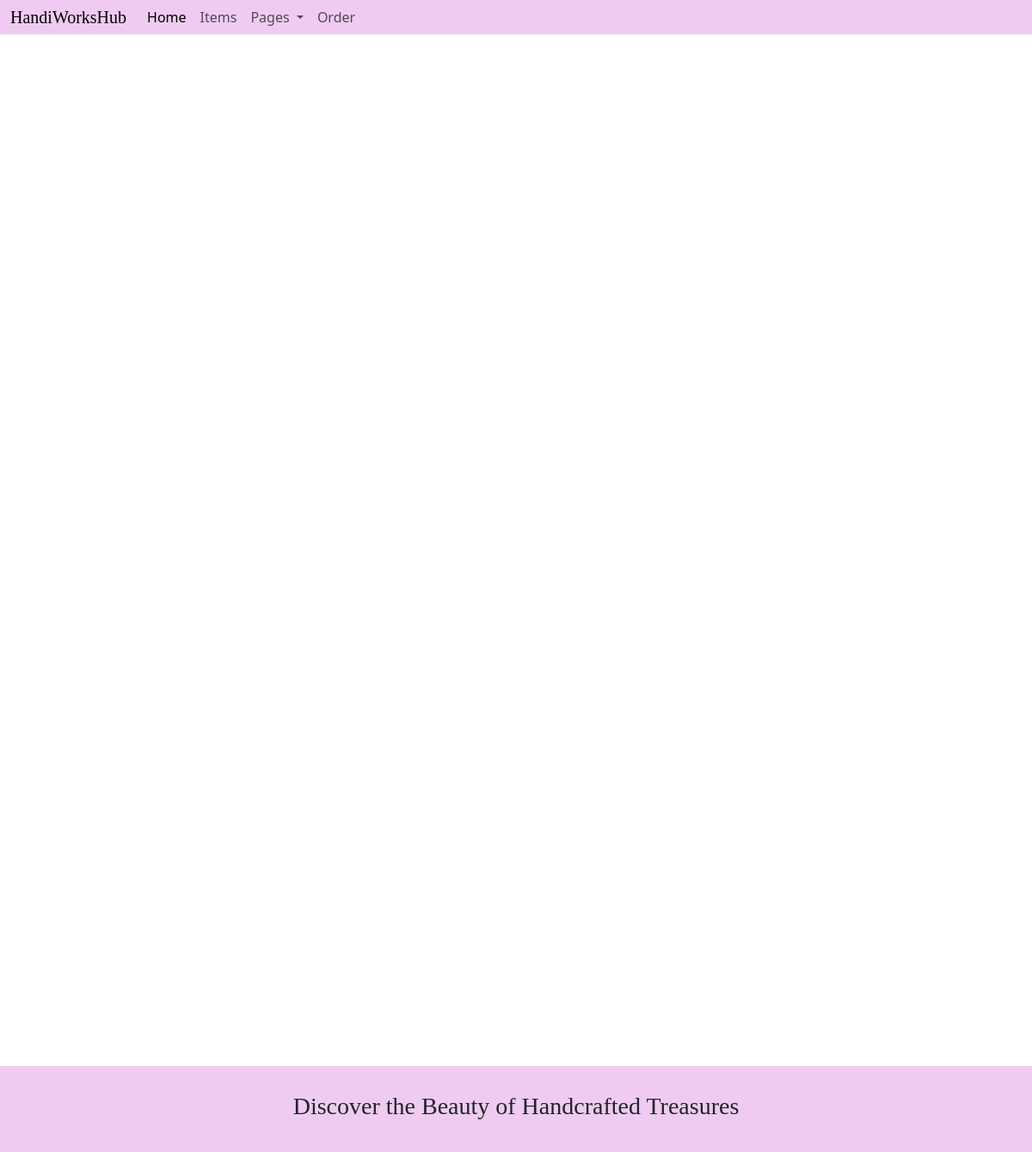
The page /planter/ on the database as committed earlier.
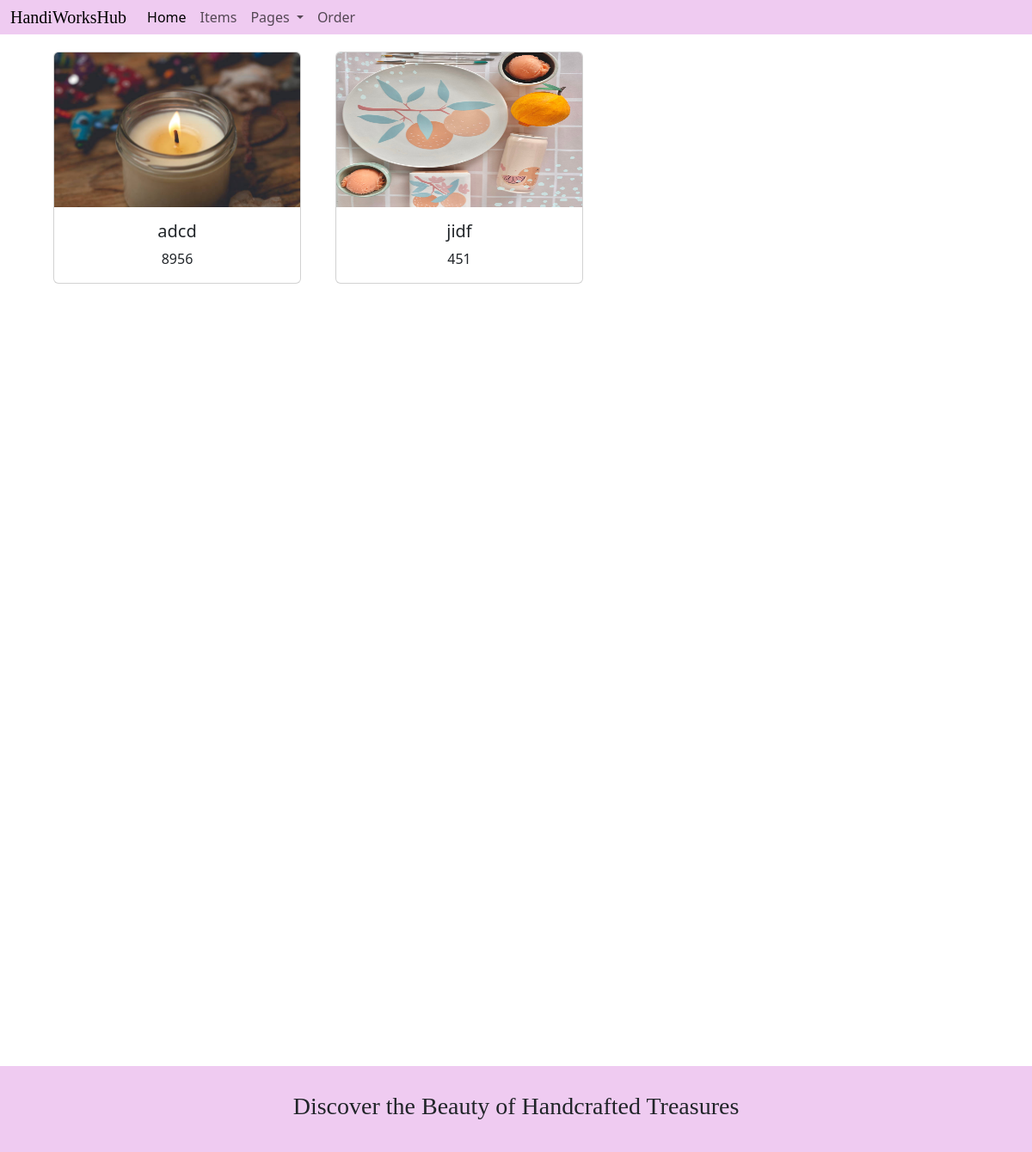
The same page on the database as committed later.
### home/models.py (models this page shows)
class planters(models.Model):
    planter_name=models.CharField(max_length=20)
    planter_id=models.CharField(max_length=20,null = True,unique=True)
    planter_img=models.ImageField(upload_to='products',null=True)

### home/views.py (the view)
# urls.py: path('planter/', views.planter,name='planter'),
def planter(request):
    planter_dict={
        'planter_key':planters.objects.all()
    }
    return render(request,'planter.html',planter_dict)

### templates/planter.html (shortened to what this page needs)
{% extends 'base.html' %}
{% load static %}
{% block content %}
{% for p in planter_key %}
<div class="container"text-center>
    <div class="card text-center" style="width: 18rem;float: left;margin: 20px;">
      <img src="{{p.planter_img.url}}" class="card-img-top" alt="..." style="max-width: 100%;
      max-height: 180px;">
        <div class="card-body">
          <h5 class="card-title">{{p.planter_name}}</h5>
          <p class="card-text">{{p.planter_id}}</p>
        </div>
      </div>
</div>
{% endfor %}
{% endblock %}

### templates/base.html (shortened to what this page needs)
{% load static %}
<!DOCTYPE html>
<html lang="en">
<head>
    <link href="https://cdn.jsdelivr.net/npm/bootstrap@5.3.1/dist/css/bootstrap.min.css" rel="stylesheet">
    <link rel="stylesheet" href="{% static '/css/style.css' %}">
  </head>
<body>
    <nav class="navbar navbar-expand-lg bg-body-tertiary">
        <div class="container-fluid">
          <a class="navbar-brand" href="{% url 'home' %}">HandiWorksHub</a>
          <div class="collapse navbar-collapse" id="navbarSupportedContent">
            <ul class="navbar-nav me-auto mb-2 mb-lg-0">
              <li class="nav-item">
                <a class="nav-link active" aria-current="page" href="{% url 'home' %}">Home</a>
              </li>
              <li class="nav-item">
                <a class="nav-link" href="{% url 'shop' %}">Items</a>
              </li>
              <li class="nav-item dropdown">
                <a class="nav-link dropdown-toggle" href="#" role="button" data-bs-toggle="dropdown" aria-expanded="false">
                  Pages
                </a>
              </li>
              <li class="nav-item">
                <a class="nav-link" href="{% url 'contact' %}">Order</a>
              </li>
            </ul>
          </div>
        </div>
      </nav>
    {% block content %}{% endblock %}
    <footer>
      <h3>Discover the Beauty of Handcrafted Treasures</h3>
    </footer>
</body>
</html>

### static/css/style.css (style rules this page uses)
footer { background-color: rgb(239, 203, 241); height: 100px; margin-top: 100%; margin-bottom:0px; text-align: center; padding-top: 30px; font-family: cursive; bottom: 0px; }
.navbar-brand { font-family: cursive; }
img { max-width: 100%; max-height: 500px; }
.container-fluid { background-color: rgb(239, 203, 241); }
.navbar { padding: 0px; }

Rows that differ between the two databases and show on the page:
added planters: planter_img (picture), planter_name "adcd", planter_id "8956"
added planters: planter_img (picture), planter_name "jidf", planter_id "451"
